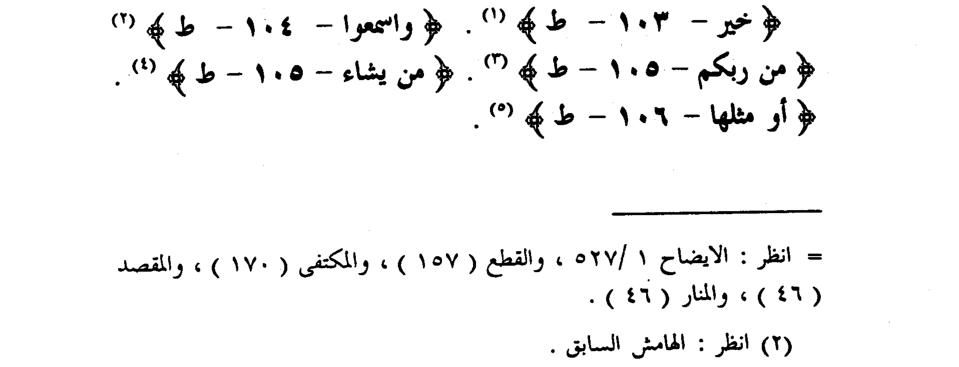
#> input picture sajawandi_vlm_work/compare_agent_vs_vlm/_matn_test/page_226_matn.png, 959 x 367 px; its folder holds only this picture in this run
$ python -i make_matn_margin_crops.py   (imports and definitions only)
#> lines starting #> are read from the running program, lines starting #| are printed output that depends on the picture; after the words box and inside, x2 and y2 are one past the last pixel; in counts of white or black regions, pixels touching at a corner belong together
#> further down, picture is the input picture: PIL image 959x367 RGB; min 0, max 255, mean 245.3
"""
Automatic matn / margin crops for the Sajawandi PDF.

matn   = top of printed text .. last text row above the footnote rule (short horizontal line)
margin = REST OF PAGE from that matn bottom to the page bottom (includes the rule + footnotes + page number)

usage:
  python make_matn_margin_crops.py START END OUT_DIR [--pdf PATH]
Writes page_N_matn.png, page_N_margin.png and CROP_META_{START}_{END}.json (never overwrites existing PNGs).
"""
import argparse
import glob
import json
from pathlib import Path

import fitz
import numpy as np
from PIL import Image

DPI = 200
DARK = 140
PAD_TOP = 14
PAD_BOT = 10
PAD_X = 30


# [4 lines left out: function render, not called in this run]


def longest_run(row):
    best = cur = 0
    best_end = 0
    for i, v in enumerate(row):
        if v:
            cur += 1
            if cur > best:
                best, best_end = cur, i
        else:
            cur = 0
    return best, best_end


def find_rule(ink, W, H):
    """first row (y) of a thin horizontal rule: long contiguous dark run, nearly no other ink in row."""
    min_run = int(0.14 * W)
    cands = []
    for y in range(int(0.03 * H), int(0.97 * H)):
        run, end = longest_run(ink[y])
        if run >= min_run and ink[y].sum() <= run * 1.25:
            cands.append((y, run, end))
    if not cands:
        return None
    # group consecutive rows -> first row of each group
    groups = []
    for c in cands:
        if groups and c[0] - groups[-1][-1][0] <= 2:
            groups[-1].append(c)
        else:
            groups.append([c])
    return [(g[0][0], g[-1][0], max(x[1] for x in g), g[0][2]) for g in groups]


def crop_page(img):
    gray = np.array(img.convert("L"))
    H, W = gray.shape
#> H = 367; W = 959
    ink = gray < DARK
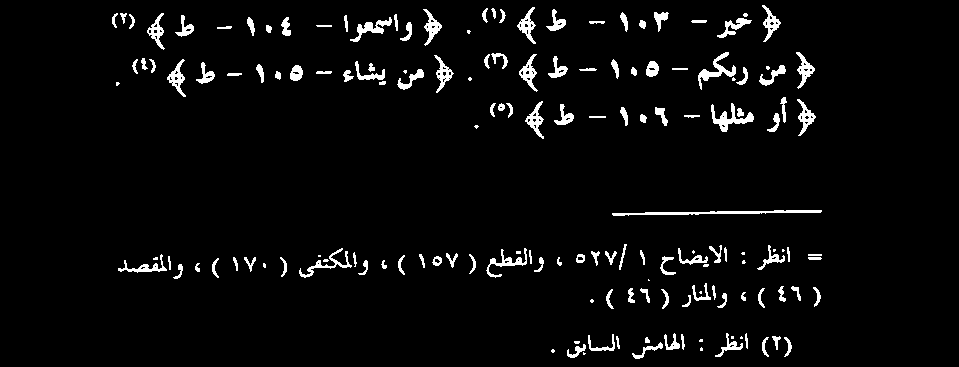
#> ink: shape (367, 959) bool; 3.9% white; 160 white regions (29 under 20 px), largest, box (x1, y1, x2, y2) and area: (612, 210, 822, 216) 578, (711, 103, 754, 132) 423, (698, 52, 736, 90) 385
    rules = find_rule(ink, W, H)
#> the loop in find_rule, `for y in range(int(0.03 * H), int(0.97 * H)):` made 344 passes
#> (run, end) on passes 1 to 3: (5, 532), (5, 556), (8, 668)
#> after the loop in find_rule, `for y in range(int(0.03 * H), int(0.97 * H)):`: cands = [(212, 176, 820), (213, 148, 759)]
#> the loop in find_rule, `for c in cands:` made 2 passes
#> after the loop in find_rule, `for c in cands:`: groups = [[(212, 176, 820), (213, 148, 759)]]
#> rules = [(212, 213, 176, 820)]
    row_ink = ink.sum(axis=1)
#> row_ink = 367 values, max 220 at index 73, min 0 at index 0, mean 37.32
    meta = {"W": W, "H": H, "rules": rules or []}
#> meta = {'W': 959, 'H': 367, 'rules': [(212, 213, 176, 820)]}
    flags = []
    if not rules:
        flags.append("no_rule")
        rule_y = None
        # fallback: first big blank gap (>=60px) between text rows, above the bottom 12% (page number)
        ys = np.where(row_ink > 3)[0]
        for a_, b_ in zip(ys[:-1], ys[1:]):
            if b_ - a_ >= 60 and b_ < int(0.88 * H):
                rule_y = int(b_) - 1
                flags.append("gap_fallback")
                break
    else:
        # footnote rule = LAST qualifying rule that sits in the upper 85% (footnote rule is the only one normally)
        rule_y = rules[0][0]
#> rule_y = 212
        if len(rules) > 1:
            flags.append("multi_rule")
    # y0 = first text row
    rows = np.where(row_ink > 3)[0]
#> rows = 216 values from 6 to 358
    y0 = max(0, int(rows[0]) - PAD_TOP) if len(rows) else 0
#> y0 = 0
    if rule_y is None:
        meta.update(y0=y0, matn_bottom=None, flags=flags)
        return None, None, meta
    above = np.where(row_ink[:rule_y - 3] > 3)[0]
#> above = 126 values from 6 to 136
    if len(above) == 0:
        flags.append("empty_matn")
        meta.update(y0=y0, matn_bottom=None, flags=flags)
        return None, None, meta
    text_bottom = int(above[-1])
#> text_bottom = 136
    matn_bottom = min(H, text_bottom + PAD_BOT)
#> matn_bottom = 146
    y0 = max(0, int(above[0]) - PAD_TOP)
    if matn_bottom - y0 < 45:
        # stray ink / header only: no real matn on this page -> margin = full page
        flags.append("tiny_matn")
        meta.update(y0=y0, matn_bottom=matn_bottom, rule_y=rule_y, flags=flags)
        return None, None, meta
    cols = np.where(ink[y0:matn_bottom].sum(axis=0) > 0)[0]
#> cols = 599 values from 112 to 815
    x0 = max(0, int(cols[0]) - PAD_X) if len(cols) else 0
#> x0 = 82
    x1 = min(W, int(cols[-1]) + PAD_X) if len(cols) else W
#> x1 = 845
    matn = img.crop((x0, y0, x1, matn_bottom))
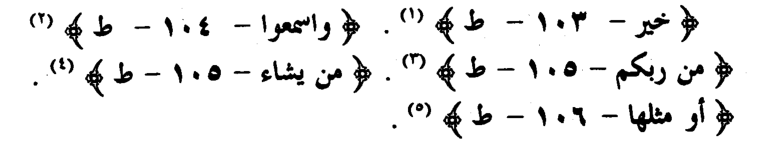
#> matn: PIL image 763x146 RGB; min 0, max 255, mean 236
    margin = img.crop((0, matn_bottom, W, H))
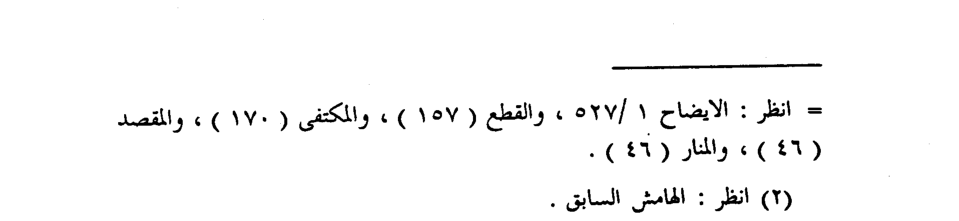
#> margin: PIL image 959x221 RGB; min 0, max 255, mean 248.8
    meta.update(y0=y0, matn_bottom=matn_bottom, rule_y=rule_y, x0=x0, x1=x1, flags=flags,
                matn_h=matn_bottom - y0, margin_h=H - matn_bottom)
    return matn, margin, meta


# [39 lines left out: functions save_new, main, not called in this run]


# [2 lines not run here, left out]

>>> from PIL import Image
>>> picture = Image.open('_matn_test/page_226_matn.png')
>>> result = crop_page(picture)

$ run again, on sajawandi_vlm_work/compare_agent_vs_vlm/_matn_test/page_230_matn.png
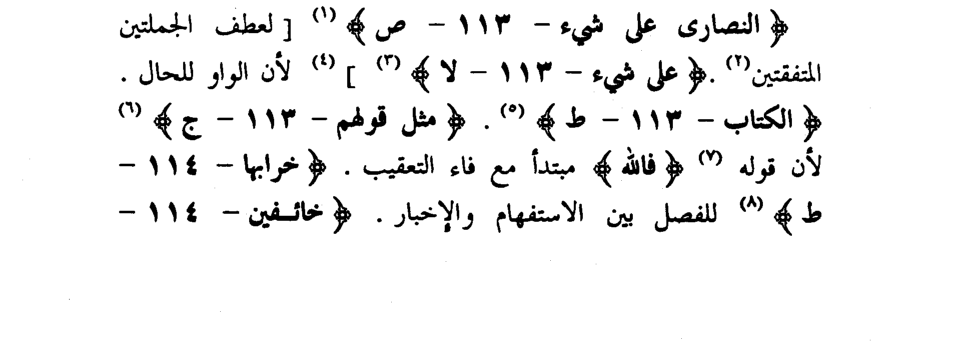
#> input picture sajawandi_vlm_work/compare_agent_vs_vlm/_matn_test/page_230_matn.png, 960 x 346 px
#> picture is the input picture: PIL image 960x346 RGB; min 0, max 255, mean 241.3
#> in crop_page, `ink = gray < DARK`:
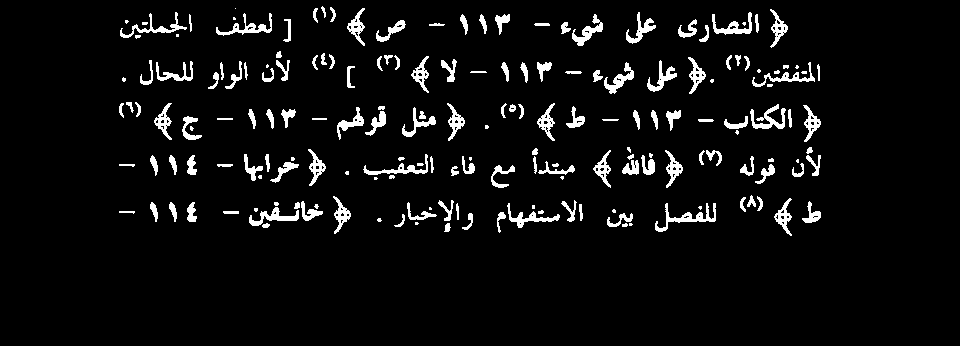
#> ink: shape (346, 960) bool; 5.5% white; 185 white regions (40 under 20 px), largest, box (x1, y1, x2, y2) and area: (655, 203, 716, 232) 460, (750, 104, 786, 129) 381, (216, 13, 272, 36) 363
#> the loop in find_rule, `for y in range(int(0.03 * H), int(0.97 * H)):` made 325 passes
#> (run, end) on passes 1 to 3: (4, 334), (4, 316), (4, 361)
#> after the loop in find_rule, `for y in range(int(0.03 * H), int(0.97 * H)):`: cands = []
#> row_ink = 346 values, max 284 at index 171, min 0 at index 0, mean 52.39
#> meta = {'W': 960, 'H': 346, 'rules': []}
#> ys = 200 values from 7 to 233
#> the loop in crop_page, `for a_, b_ in zip(ys[:-1], ys[1:]):` made 199 passes
#> (a_, b_) on passes 1 to 3: (7, 8), (8, 9), (9, 10)
#> after the loop in crop_page, `for a_, b_ in zip(ys[:-1], ys[1:]):`: flags = ['no_rule']
#> rows = 200 values from 7 to 233
#> y0 = 0

$ run again, on sajawandi_vlm_work/compare_agent_vs_vlm/_matn_test/page_231_matn.png
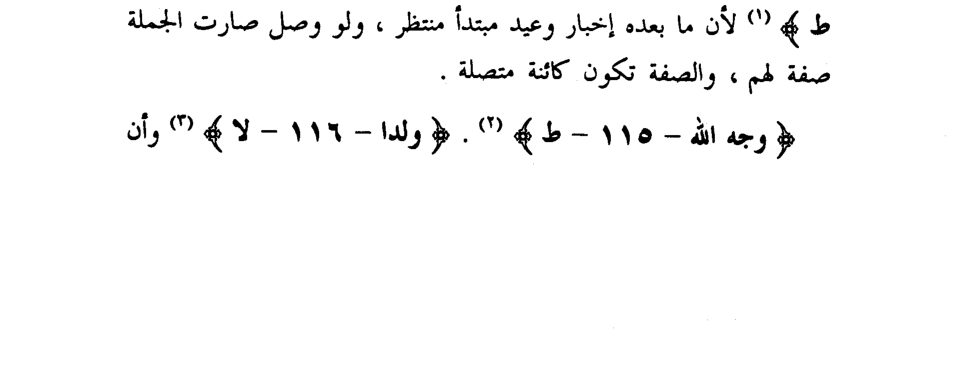
#> input picture sajawandi_vlm_work/compare_agent_vs_vlm/_matn_test/page_231_matn.png, 959 x 367 px
#> picture is the input picture: PIL image 959x367 RGB; min 0, max 255, mean 249
#> in crop_page, `ink = gray < DARK`:
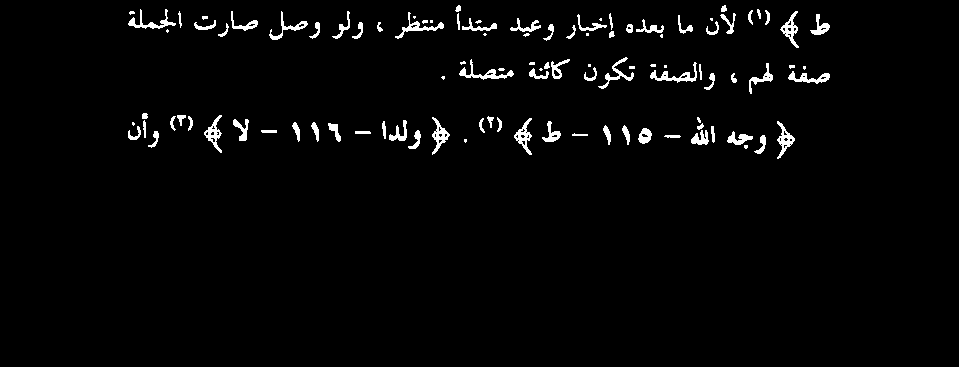
#> ink: shape (367, 959) bool; 2.4% white; 105 white regions (28 under 20 px), largest, box (x1, y1, x2, y2) and area: (459, 59, 514, 80) 287, (650, 62, 697, 83) 282, (128, 9, 176, 29) 265
#> the loop in find_rule, `for y in range(int(0.03 * H), int(0.97 * H)):` made 344 passes
#> (run, end) on passes 1 to 3: (4, 133), (6, 134), (6, 134)
#> after the loop in find_rule, `for y in range(int(0.03 * H), int(0.97 * H)):`: cands = []
#> row_ink = 367 values, max 284 at index 27, min 0 at index 0, mean 23.07
#> meta = {'W': 959, 'H': 367, 'rules': []}
#> ys = 117 values from 5 to 157
#> the loop in crop_page, `for a_, b_ in zip(ys[:-1], ys[1:]):` made 116 passes
#> (a_, b_) on passes 1 to 8: (5, 6), (6, 7), (7, 8), (8, 9), (9, 10), (10, 11), (11, 12), (12, 13)
#> after the loop in crop_page, `for a_, b_ in zip(ys[:-1], ys[1:]):`: flags = ['no_rule']
#> rows = 117 values from 5 to 157
#> y0 = 0

$ run again, on sajawandi_vlm_work/compare_agent_vs_vlm/_matn_test/page_232_matn.png
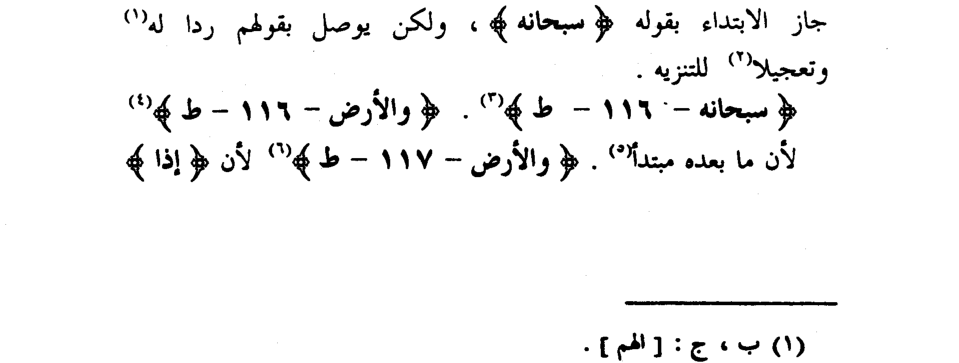
#> input picture sajawandi_vlm_work/compare_agent_vs_vlm/_matn_test/page_232_matn.png, 959 x 363 px
#> picture is the input picture: PIL image 959x363 RGB; min 0, max 255, mean 245.3
#> in crop_page, `ink = gray < DARK`:
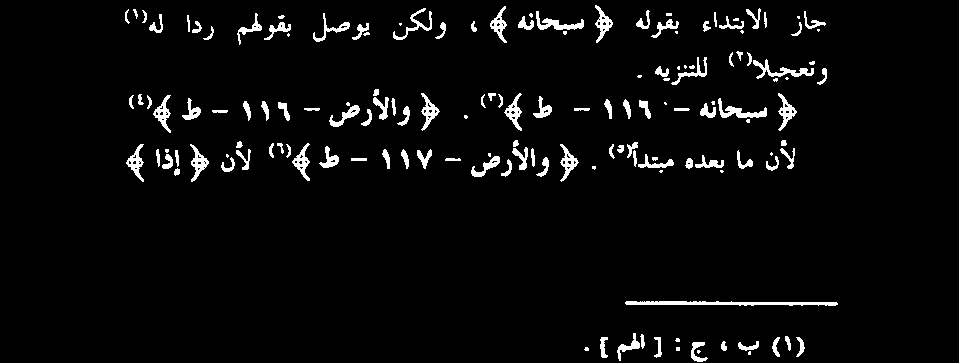
#> ink: shape (363, 959) bool; 3.9% white; 150 white regions (36 under 20 px), largest, box (x1, y1, x2, y2) and area: (625, 301, 838, 306) 729, (753, 59, 814, 79) 364, (718, 98, 767, 118) 352
#> the loop in find_rule, `for y in range(int(0.03 * H), int(0.97 * H)):` made 342 passes
#> (run, end) on passes 1 to 3: (6, 424), (7, 423), (5, 420)
#> after the loop in find_rule, `for y in range(int(0.03 * H), int(0.97 * H)):`: cands = [(302, 212, 836), (303, 213, 837), (304, 212, 837)]
#> the loop in find_rule, `for c in cands:` made 3 passes
#> after the loop in find_rule, `for c in cands:`: groups = [[(302, 212, 836), (303, 213, 837), (304, 212, 837)]]
#> rules = [(302, 304, 213, 836)]
#> row_ink = 363 values, max 247 at index 27, min 0 at index 0, mean 37
#> meta = {'W': 959, 'H': 363, 'rules': [(302, 304, 213, 836)]}
#> rule_y = 302
#> rows = 187 values from 6 to 361
#> y0 = 0
#> above = 154 values from 6 to 181
#> text_bottom = 181
#> matn_bottom = 191
#> cols = 685 values from 125 to 826
#> x0 = 95
#> x1 = 856
#> in crop_page, `margin = img.crop((0, matn_bottom, W, H))`:
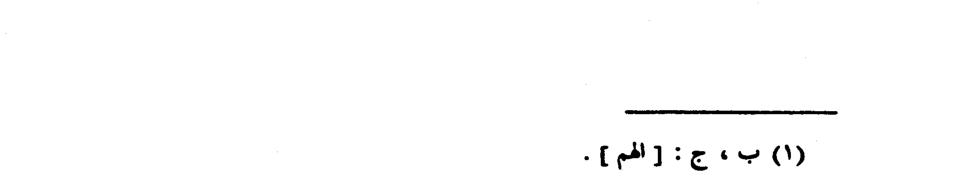
#> margin: PIL image 959x172 RGB; min 0, max 255, mean 252.3
